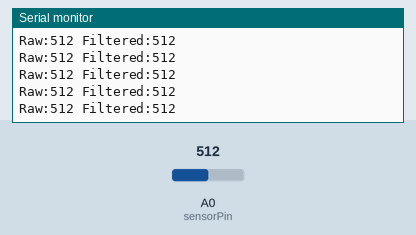
A sketch run on a simulated Arduino Uno, built with avr-gcc and run on an emulated ATmega328P. Parts: the last lines printed to the serial monitor. Inputs (shaded band) come from the test bench; at power-on: A0 (sensorPin) = 512.

Above: at 1.2 s.
1.3 s: A0 (sensorPin) set to 716
At 1.8 s:
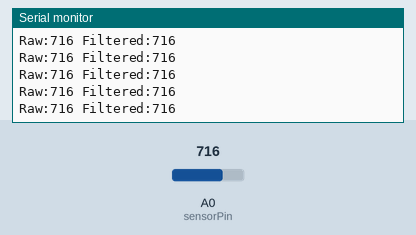
2.8 s: A0 (sensorPin) set to 900
At 3.4 s:
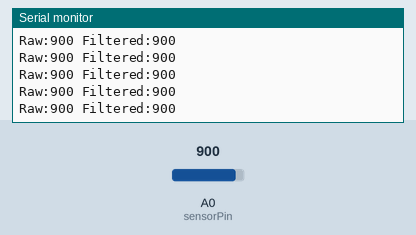
Timing chart, 0 to 5.8 s (numbered marks = the images above; inputs shaded):
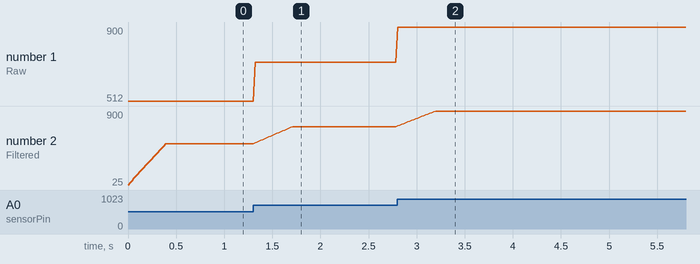

The sketch:

emg_signal_acquisition_workflow.ino
```cpp
// 肌电信号采集与滤波程序
// 版本：1.0
// 功能：实时采集肌电信号并进行移动平均滤波

// ================== 参数设置 ==================
const int sensorPin = A0;       // 肌电信号输入引脚
const int numReadings = 20;     // 移动平均窗口大小（建议10-20）
const int sampleInterval = 20;  // 采样间隔（毫秒）

// ================== 全局变量 ==================
int readings[numReadings];      // 存储历史读数
int readIndex = 0;              // 当前读数索引
int total = 0;                  // 读数总和
int average = 0;                // 移动平均值

// ================== 初始化 ==================
void setup() {
  // 初始化串口通信
  Serial.begin(115200);

  // 初始化读数数组
  for (int i = 0; i < numReadings; i++) {
    readings[i] = 0;
  }
}

// ================== 主循环 ==================
void loop() {
  // 1. 读取原始信号
  int rawValue = analogRead(sensorPin);

  // 2. 更新移动平均
  total -= readings[readIndex];          // 减去最旧的读数
  readings[readIndex] = rawValue;        // 存储新读数
  total += readings[readIndex];          // 加上最新读数
  readIndex = (readIndex + 1) % numReadings; // 更新索引

  // 3. 计算移动平均值
  average = total / numReadings;

  // 4. 输出结果
  Serial.print("Raw:");
  Serial.print(rawValue);
  Serial.print(" Filtered:");
  Serial.println(average);

  // 5. 等待下次采样
  delay(sampleInterval);
}
```

Measured:
- after the input at 1.3 s, the serial monitor: prints a new line at once (image 1)
- after the input at 2.8 s, the serial monitor: prints a new line at once (image 2)
- plotted number 1: 512 → 716 after the input at 1.3 s, 716 → 900 after the input at 2.8 s
- plotted number 2: 512 → 716 after the input at 1.3 s, 716 → 900 after the input at 2.8 s
